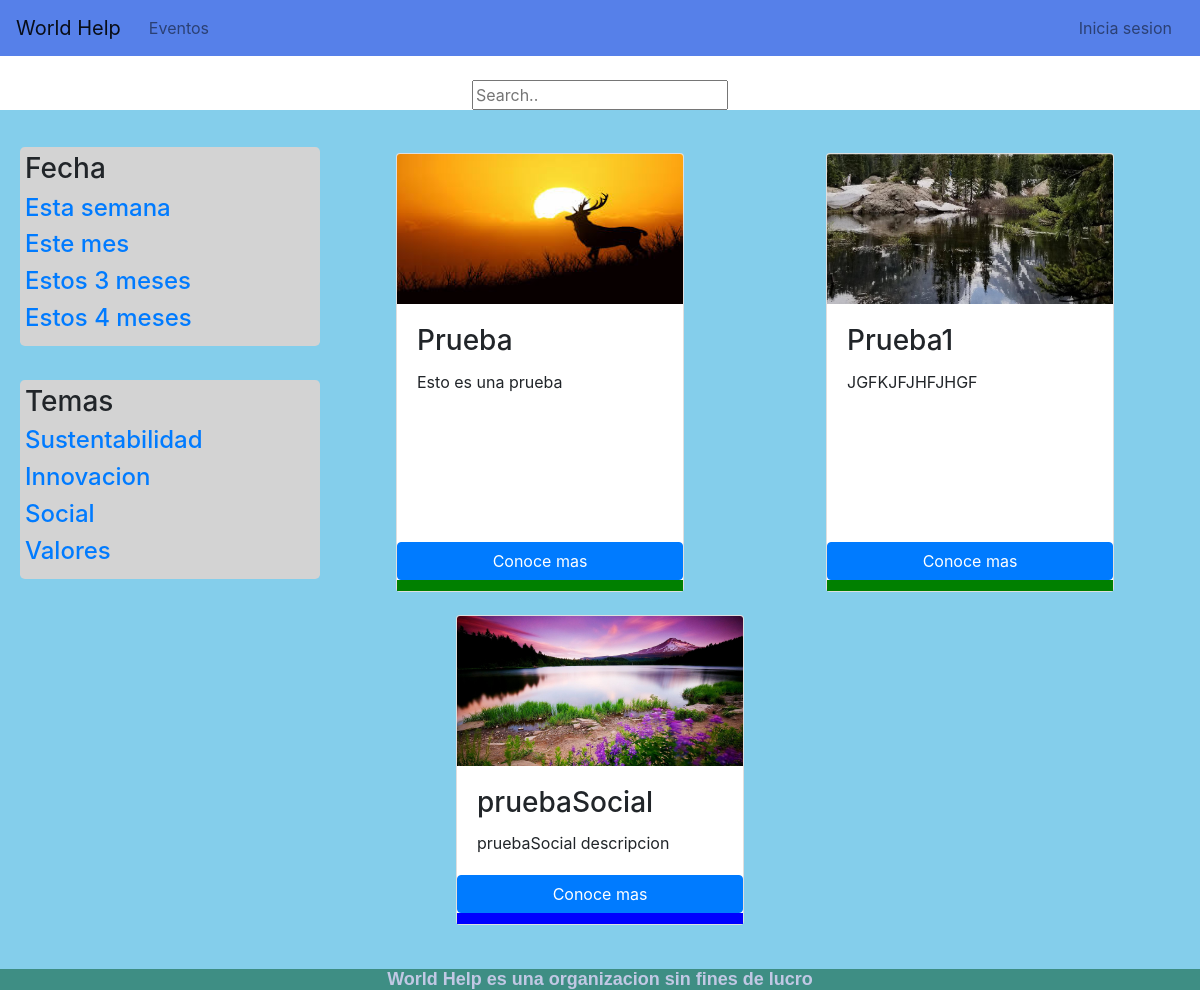
The page /activities/ on the database its author committed.
### Activities/models.py (models this page shows, shortened)
class Activity(models.Model):
    user = models.ForeignKey(User, default=1, on_delete=models.CASCADE)
    activity_name = models.CharField(max_length=100)
    activity_description = models.CharField(max_length=700)
    activity_start_date = models.DateField()
    activity_end_date = models.DateField()
    activity_picture = models.FileField()
    EJE_VIDA = 'vida'
    EJE_INNOVACION = 'innovacion'
    EJE_ENERGIA = 'energia'
    EJE_SOCIAL = 'social'
    TIPO_EJES = (
        (EJE_VIDA, 'Vida'),
        (EJE_INNOVACION, 'Innovacion'),
        (EJE_ENERGIA, 'Energia'),
        (EJE_SOCIAL, 'Social')
    )
    activity_type = models.CharField(
        max_length = 10,
        choices = TIPO_EJES,
        default = EJE_VIDA,
    )

### Activities/views.py (the view)
# urls.py: path('',views.events, name = 'Events'),
def events(request):
    all_acts = Activity.objects.all()
    return render(request, 'Activities/Activities_Page.html', {'all_acts': all_acts})

### Activities/templates/Activities/Activities_Page.html
{% extends 'Activities/base.html'%}
{% load static from staticfiles %}
{% block styleSheet %}
<link rel="stylesheet" type="text/css" href="{% static 'activitiesHtmlStyle.css' %}">
{% endblock %}
{%block bodyContent%}
          <div  align="center" background-color="grey">
              <h1>Que actividad estas buscando?</h1>
              <br>
              <div class="search-container" style="width: 700px">
                  <form action="#">
                    <input type="text" placeholder="Search.." name="search">
                   </form>
              </div>
          </div>
      <div class = "container-fluid event-wrapper">
        <div class="row" style="margin: 0 auto;">
                <div clas="container" align="left" style="margin-bottom: 20px">
                    <div class="jumbotron" >
                        <h3>Fecha</h3>
                        <h4><a href="#">Esta semana</a> </h4>
                        <h4><a href="#">Este mes</a> </h4>
                        <h4><a href="#">Estos 3 meses</a> </h4>
                        <h4><a href="#">Estos 4 meses</a> </h4>
                    </div>
                    <br>
                    <div class="jumbotron" >
                        <h3>Temas</h3>
                        <h4><a href="#">Sustentabilidad</a> </h4>
                        <h4><a href="#">Innovacion</a> </h4>
                        <h4><a href="#">Social</a> </h4>
                        <h4><a href="#">Valores</a> </h4>
                    </div>
                </div>
                {% for evento in all_acts %}
                    <div class="card" style="width: 18rem;">
                      {% if evento.activity_picture%}
                        <img class="card-img-top" src="{{evento.activity_picture.url}}" alt="Card image cap" style="min-height: 150px; max-height: 150px;">
                      {% else %}
                        <img class="card-img-top" src="https://dummyimage.com/600x400/c1c8e4/291329.png&text=card+img" alt="Card image cap">
                      {% endif %}
                      <div class="card-body">
                        <h3 class="card-title">{{evento.activity_name}}</h3>
                        <p class="card-text">{{evento.activity_description}}</p>
                      </div>
                      <a href="{% url 'activities:Act Details' evento.id %}" class="btn btn-primary">Conoce mas</a>
                      {% if evento.activity_type == 'vida'%}
                          <div class="eje-carta" style="background-color: green; height: 11px; width: auto; margin: 0;"></div>
                        {% elif evento.activity_type == 'innovacion'%}
                          <div class="eje-carta" style="background-color: yellow; height: 11px; width: auto; margin: 0;"></div>
                        {% elif evento.activity_type == 'energia'%}
                          <div class="eje-carta" style="background-color: orange; height: 11px; width: auto; margin: 0;"></div>
                        {% elif evento.activity_type == 'social'%}
                          <div class="eje-carta" style="background-color: blue; height: 11px; width: auto; margin: 0;"></div>
                        {% endif %}
                    </div>
                    {% empty %}
                    <p>No hay nada en eventos</p>
                {% endfor %}
        </div>
      </div>
{% endblock %}

### static/mainStyles.css (style rules this page uses)
.event-wrapper { background-color: #84ceeb; padding: 2rem; }
.card { margin: 0.7rem auto; }

### static/activitiesHtmlStyle.css (style rules this page uses)
div.jumbotron { background-color: lightgrey; width: 300px; padding: 5px; margin: 5px; }

### rows shown on the page
Activity: activity_picture (picture), activity_name "Prueba", activity_description "Esto es una prueba", activity_type "vida" (drawn)
Activity: activity_picture (picture), activity_name "Prueba1", activity_description "JGFKJFJHFJHGF", activity_type "vida" (drawn)
Activity: activity_picture (picture), activity_name "pruebaSocial", activity_description "pruebaSocial descripcion", activity_type "social" (drawn)
